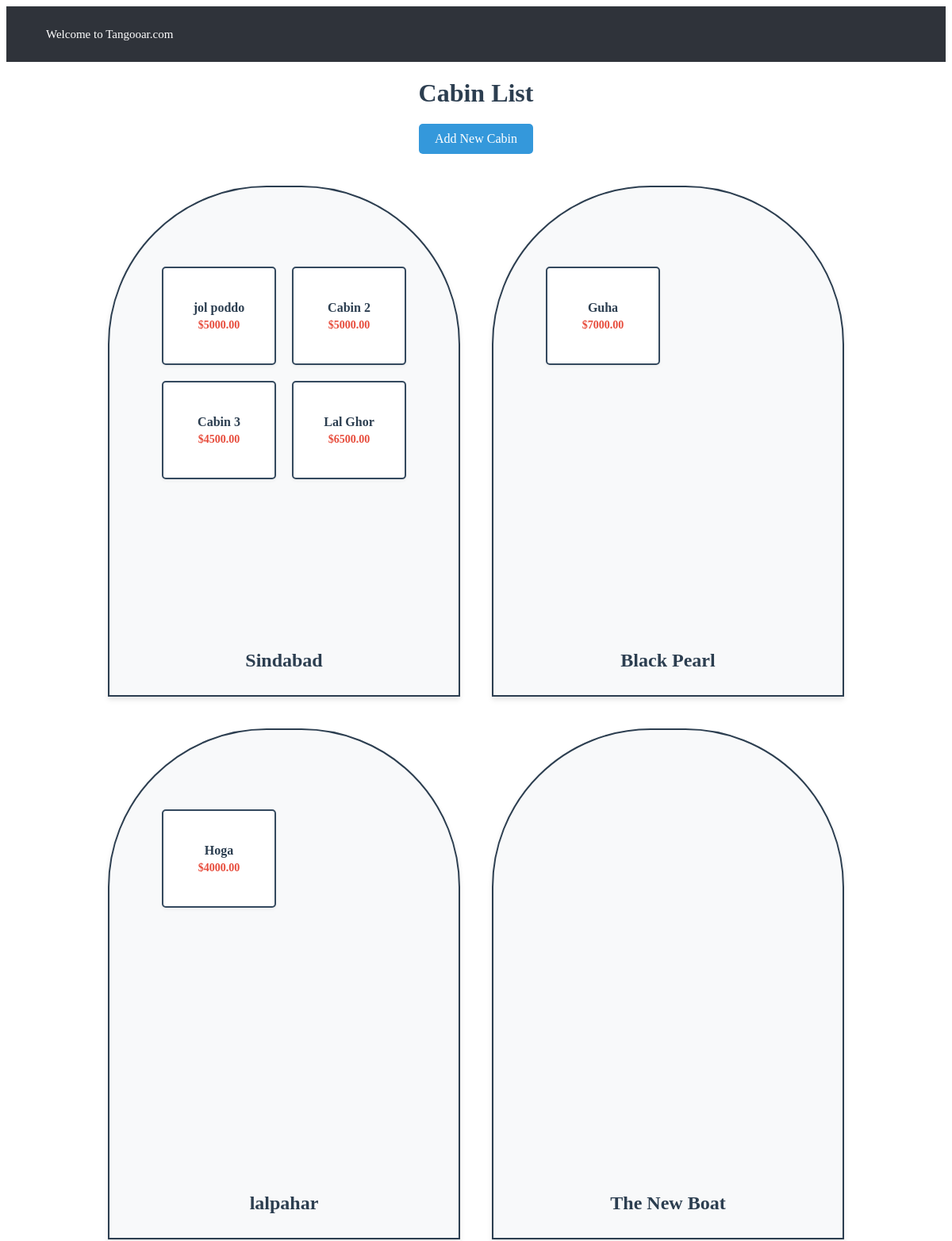
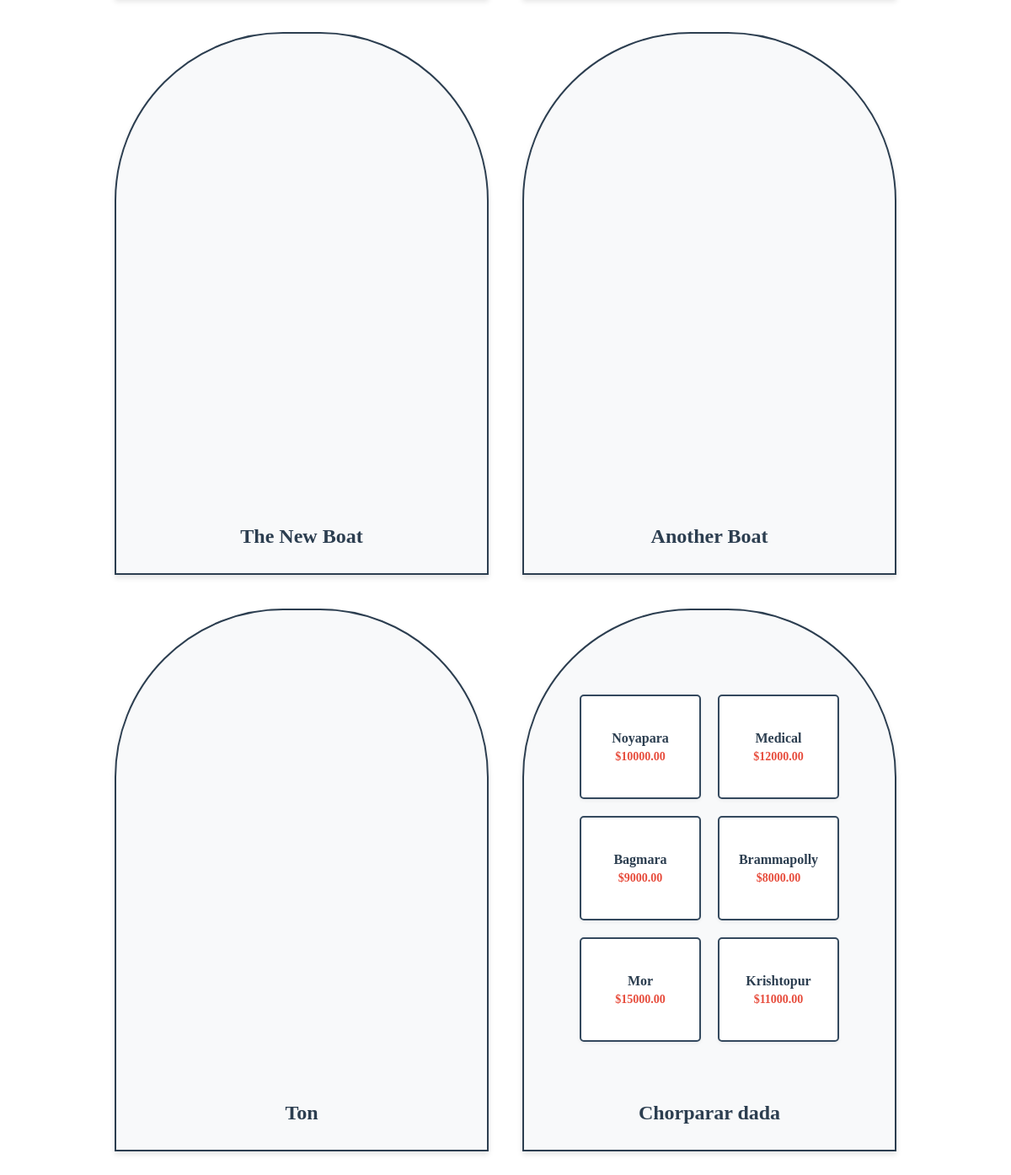
/cabins/, run on the app's committed database (2 pictures, top to bottom).
### boats/models.py (models this page shows)
class Cabin(models.Model):
    boat = models.ForeignKey(Boat, on_delete=models.CASCADE, related_name='cabins')
    name = models.CharField(max_length=255)
    cabin_no = models.CharField(max_length=50)
    description = models.TextField(blank=True, null=True)
    price = models.DecimalField(max_digits=10, decimal_places=2)
    booked_dates = models.TextField(blank=True, null=True)
    length = models.DecimalField(max_digits=10, decimal_places=2, blank=True, null=True)
    width = models.DecimalField(max_digits=10, decimal_places=2, blank=True, null=True)
    height = models.DecimalField(max_digits=10, decimal_places=2, blank=True, null=True)
    photos = models.TextField(blank=True, null=True)
    created_by = models.IntegerField(blank=True, null=True)
    created_at = models.DateTimeField(auto_now_add=True)
    updated_by = models.IntegerField(blank=True, null=True)
    updated_at = models.DateTimeField(auto_now=True)
    deleted_by = models.IntegerField(blank=True, null=True)
    deleted_at = models.DateTimeField(blank=True, null=True)

class Boat(models.Model):
    owner_profile = models.ForeignKey(BoatOwnerProfile, on_delete=models.CASCADE, related_name='boats')
    name = models.CharField(max_length=255)
    description = models.TextField(blank=True, null=True)
    price = models.DecimalField(max_digits=10, decimal_places=2)
    type = models.CharField(
        max_length=50,
        choices=[('House boat', 'House boat'), ('Semi House boat', 'Semi House boat'), ('Traditional boat', 'Traditional boat')]
    )
    cabin_quantity = models.IntegerField()
    is_reserved = models.BooleanField(default=False)
    booked_dates = models.TextField(blank=True, null=True)
    length = models.DecimalField(max_digits=10, decimal_places=2, blank=True, null=True)
    width = models.DecimalField(max_digits=10, decimal_places=2, blank=True, null=True)
    height = models.DecimalField(max_digits=10, decimal_places=2, blank=True, null=True)
    photos = models.ImageField(upload_to='images/', blank=True, null=True)
    created_by = models.IntegerField(blank=True, null=True)
    created_at = models.DateTimeField(auto_now_add=True)
    updated_by = models.IntegerField(blank=True, null=True)
    updated_at = models.DateTimeField(auto_now=True)
    deleted_by = models.IntegerField(blank=True, null=True)
    deleted_at = models.DateTimeField(blank=True, null=True)

### boats/views.py (the view)
# urls.py: path('cabins/', views.cabin_list_view, name='cabins'),
def cabin_list_view(request):
    boats = Boat.objects.prefetch_related('cabins').all()
    context = {'boats': boats}
    return render(request, 'boats/cabin_list.html', context)

### boats/templates/boats/cabin_list.html (shortened to what this page needs)
{% extends 'base.html' %}
{% block content %}
    <h1 class="page-title">Cabin List</h1>
    <a href="{% url 'create_cabin' %}" class="add-button">Add New Cabin</a>
    <div class="boat-container">
        {% for boat in boats %}
        <div class="boat">
            <div class="cabin-layout">
                {% for cabin in boat.cabins.all %}
                <div class="cabin" onclick="showCabinDetails({{ cabin.id }})">
                    <p class="cabin-name">{{ cabin.name }}</p>
                    {% if cabin.price %}
                        <p class="cabin-price">${{ cabin.price }}</p>
                    {% endif %}
                </div>
                {% endfor %}
            </div>
            <div class="boat-name">{{ boat.name }}</div>
        </div>
        {% empty %}
        <p>No boats available.</p>
        {% endfor %}
    </div>
{% endblock %}

### boats/templates/boats/cabin_list.html (style rules this page uses)
.page-title { text-align: center; color: #2c3e50; margin-bottom: 20px; }
.add-button { display: block; text-align: center; margin: 20px auto; padding: 10px 20px; background-color: #3498db; color: white; text-decoration: none; border-radius: 5px; width: fit-content; }
.boat-container { display: flex; flex-wrap: wrap; justify-content: center; gap: 40px; margin-top: 20px; padding: 20px; }
.boat { width: 400px; height: 600px; background: #f8f9fa; border: 2px solid #2c3e50; border-radius: 200px 200px 0 0; display: flex; flex-direction: column; align-items: center; position: relative; padding: 20px; box-shadow: 0 4px 6px rgba(0, 0, 0, 0.1); }
.cabin-layout { display: grid; grid-template-columns: repeat(2, 1fr); gap: 20px; justify-content: center; margin-top: 60px; padding: 20px; }
.cabin { width: 120px; height: 100px; background: white; border: 2px solid #34495e; display: flex; flex-direction: column; align-items: center; justify-content: center; text-align: center; padding: 10px; border-radius: 5px; box-shadow: 0 2px 4px rgba(0, 0, 0, 0.05); }
.cabin-name { margin: 0; color: #2c3e50; font-weight: bold; font-size: 16px; }
.cabin-price { margin: 5px 0 0 0; color: #e74c3c; font-weight: bold; font-size: 14px; }
.boat-name { position: absolute; bottom: 30px; font-size: 24px; font-weight: bold; color: #2c3e50; text-align: center; width: 100%; }
.cabin { cursor: pointer; transition: all 0.3s ease; }

### data on the page
Boat: name "Sindabad"
Cabin: name "jol poddo", price "5000.00"
Cabin: name "Cabin 2", price "5000.00"
Cabin: name "Cabin 3", price "4500.00"
Cabin: name "Lal Ghor", price "6500.00"
Boat: name "Black Pearl"
Cabin: name "Guha", price "7000.00"
Boat: name "lalpahar"
Cabin: name "Hoga", price "4000.00"
Boat: name "The New Boat"
Boat: name "The New Boat"
Boat: name "Another Boat"
Boat: name "Ton"
Boat: name "Chorparar dada"
Cabin: name "Noyapara", price "10000.00"
Cabin: name "Medical", price "12000.00"
Cabin: name "Bagmara", price "9000.00"
Cabin: name "Brammapolly", price "8000.00"
Cabin: name "Mor", price "15000.00"
Cabin: name "Krishtopur", price "11000.00"
